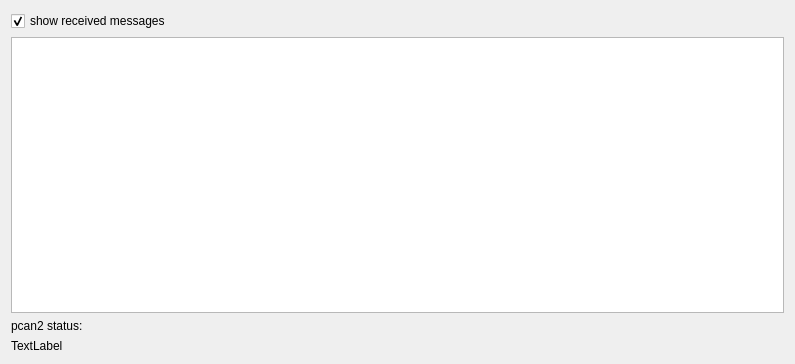
<?xml version="1.0" encoding="UTF-8"?>
<ui version="4.0">
 <class>Dialog</class>
 <widget class="QDialog" name="Dialog">
  <property name="geometry">
   <rect>
    <x>0</x>
    <y>0</y>
    <width>795</width>
    <height>364</height>
   </rect>
  </property>
  <property name="windowTitle">
   <string>dialog</string>
  </property>
  <layout class="QVBoxLayout" name="verticalLayout">
   <item>
    <widget class="QCheckBox" name="showReceivedMessages">
     <property name="text">
      <string>show received messages</string>
     </property>
     <property name="checked">
      <bool>true</bool>
     </property>
    </widget>
   </item>
   <item>
    <widget class="QTextEdit" name="textEdit"/>
   </item>
   <item>
    <widget class="QLabel" name="StatusLabel">
     <property name="text">
      <string>pcan2 status:</string>
     </property>
    </widget>
   </item>
   <item>
    <widget class="QLabel" name="StatusRawLabel">
     <property name="text">
      <string>TextLabel</string>
     </property>
    </widget>
   </item>
  </layout>
 </widget>
 <resources/>
 <connections/>
</ui>
